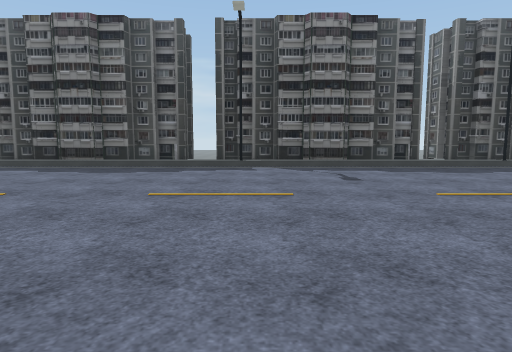
[1] (above)

24 first-person views from a walk through a Unity game level. The camera is 1.3 m above the floor, tilts 6° down and sees 75° across. The floor is counted in squares, 2 m on a side. Each view is taken from the middle of a square. On the plan, view 1 faces up. The plan holds only what a view shows up to about 10 squares ahead; the rest is blank. The place goes on beyond the plan. The player character is not drawn. Some surface patterns are stand-ins.

[2]
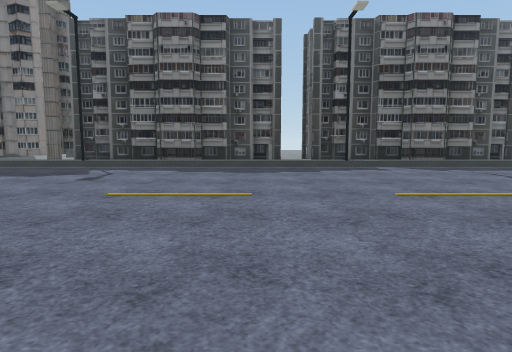

[3]
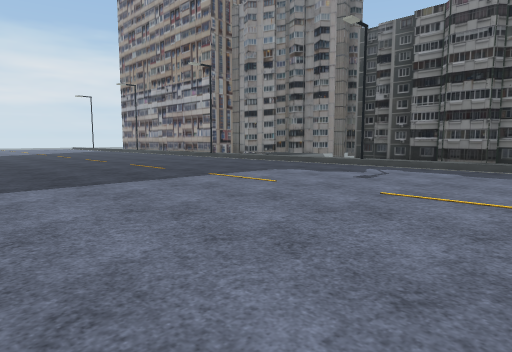

[4]
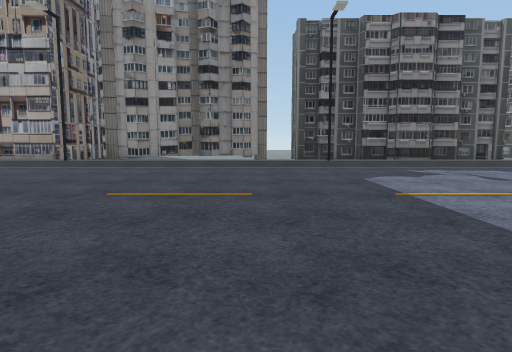

[5]
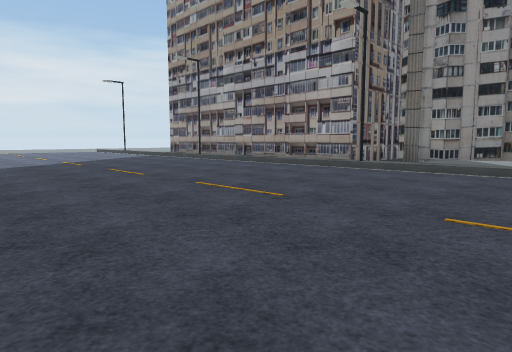

[6]
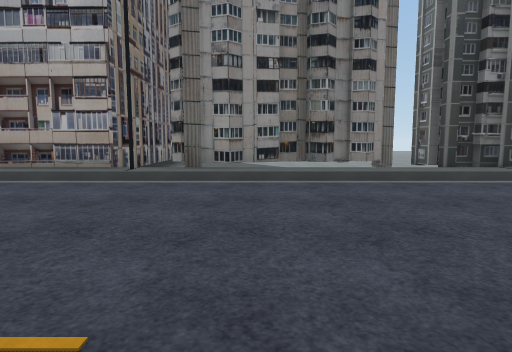

[7]
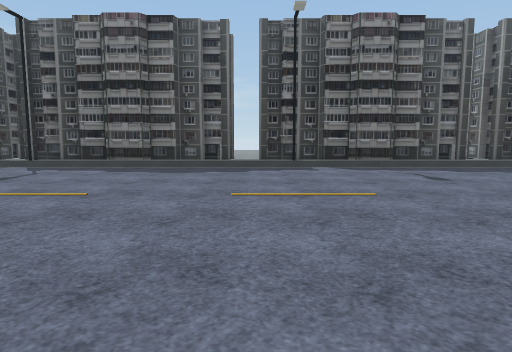

[8]
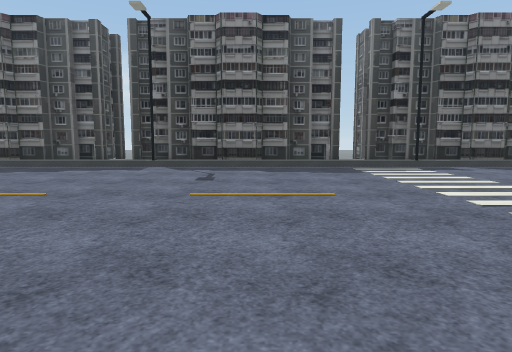

[9]
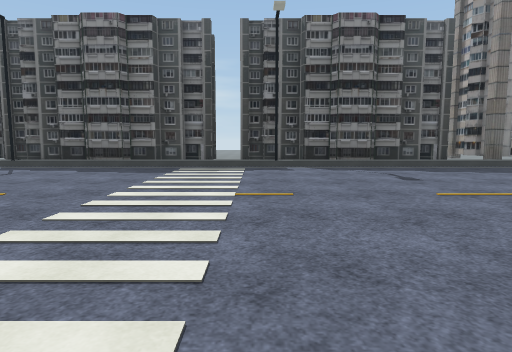

[10]
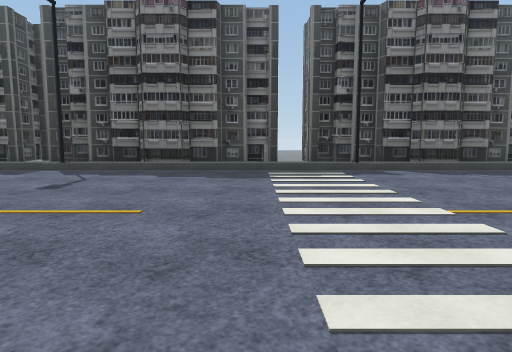

[11]
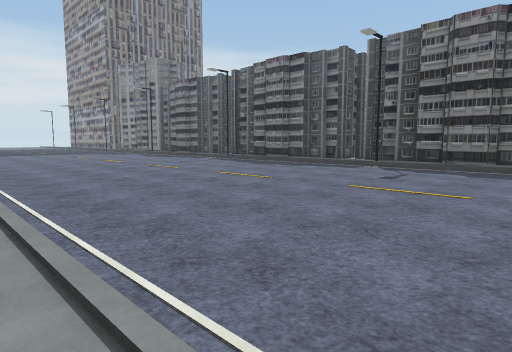

[12]
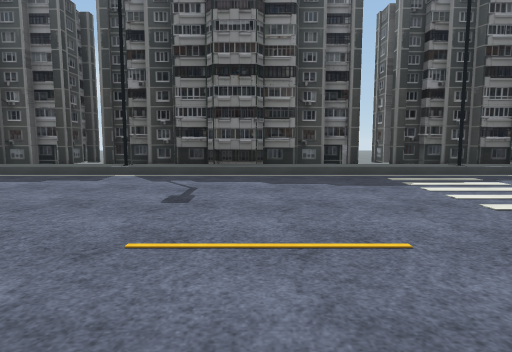

[13]
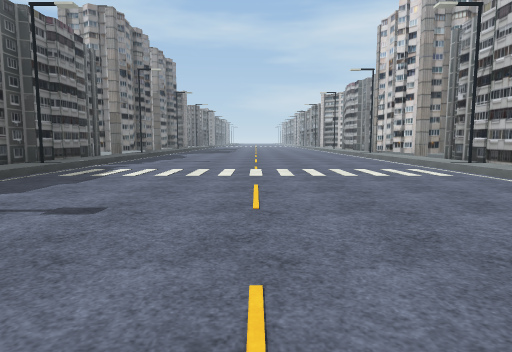

[14]
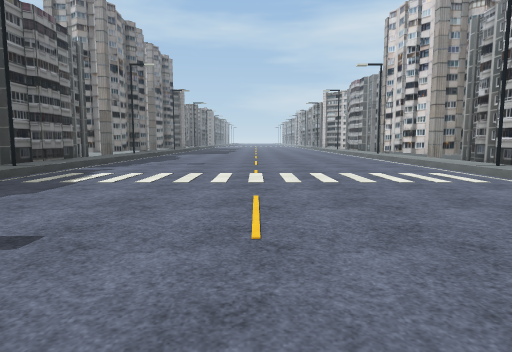

[15]
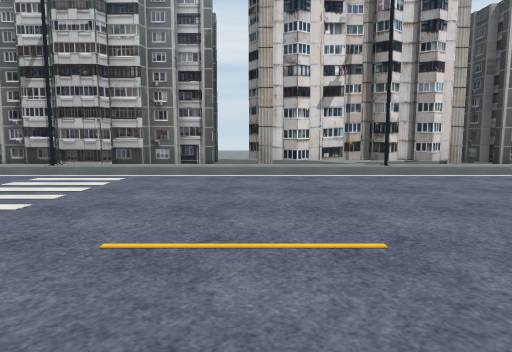

[16]
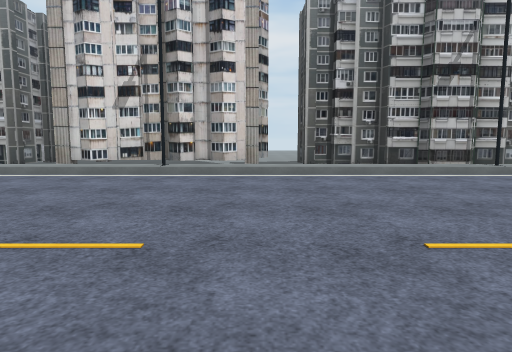

[17]
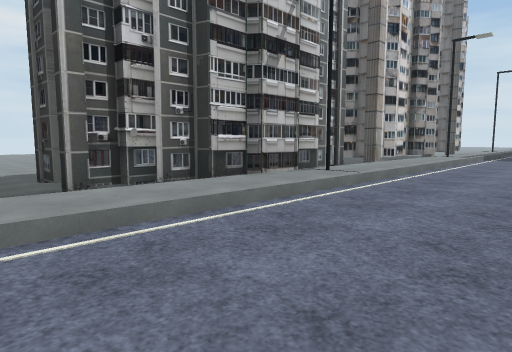

[18]
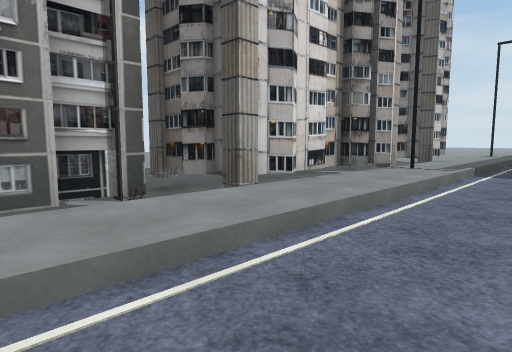

[19]
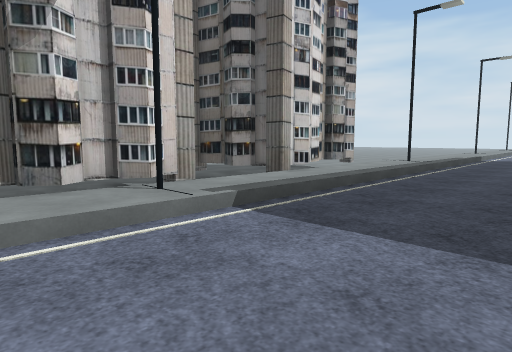

[20]
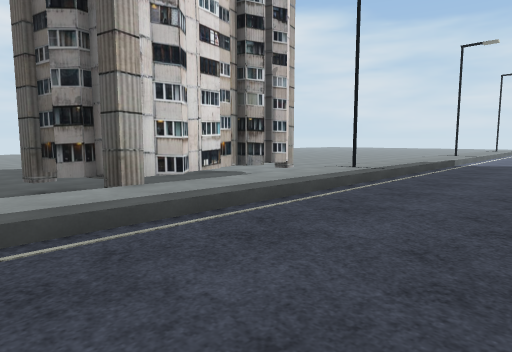

[21]
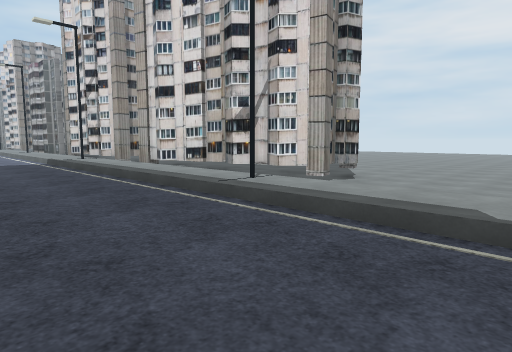

[22]
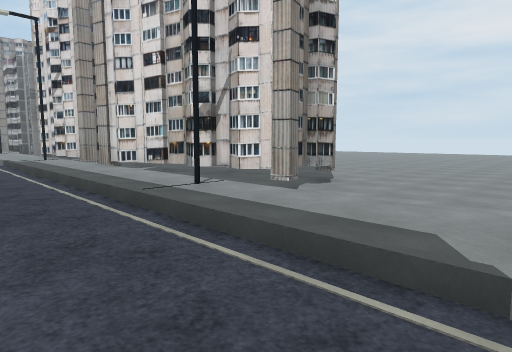

[23]
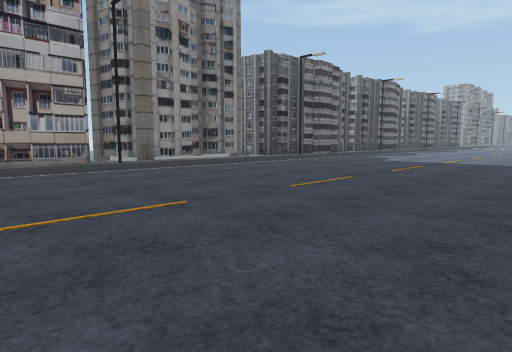

[24]
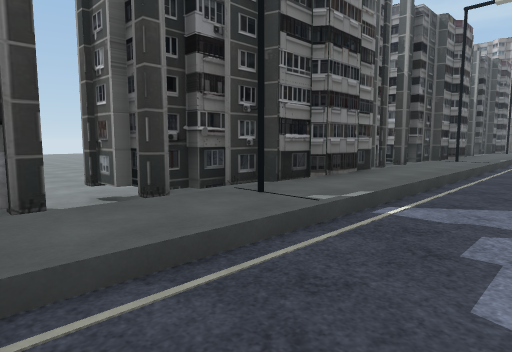

### Floor plan
Key: @ floor where view 1 was taken; # wall or solid block; x gap in a wall; . main floor; : floor 0.25 m higher than the main floor; - floor 0.5 m lower than the main floor; O other object.
Columns run from 19 left of view 1 to 19 right of it. Each row starts with its distance up from view 1.
 17                   --
 16                   --
 15                   --
 14                   -
 13    #             --
 12    #       #     -#     #        #
 11    ####### ##   #-#     ##       #
 10  ######----O#### x #####  #####   ####
  9  ::::::::::::::::::::::::::::::::::::
  8  ......................................
  7 .......................................
  6 .......................................
  5 ......................................
  4 .....................................
  3 .....................................
  2 .....................................
  1 .....................................
  0 ...................@.................
 -1 :::::::::::::::::::::::::::::::::::::
 -2 ::::O :##:######: #O## :##O###: ####
 -3     #######    #-#    #-#    ###
 -4  ---#   ##     #-     #-#     #
 -5  ---#   --------      --
 -6  ---------  ----      --
 -7  ------ --   --       --
 -8  -----  --            --
 -9  ----   --            --
-10  ---

Where each view was taken, in squares from view 1:
view 1: 0 up, 0 right, facing up
view 2: 0 up, 3 left, facing up
view 3: 0 up, 3 left, facing up-left
view 4: 0 up, 10 left, facing up
view 5: 1 up, 11 left, facing up-left
view 6: 3 up, 13 left, facing up
view 7: 0 up, 6 right, facing up
view 8: 0 up, 10 right, facing up
view 9: 0 up, 14 right, facing up
view 10: 1 up, 12 right, facing up
view 11: 1 down, 12 right, facing up-left
view 12: 2 up, 10 right, facing up
view 13: 4 up, 6 right, facing right
view 14: 4 up, 7 right, facing right
view 15: 6 up, 10 right, facing down
view 16: 6 up, 5 right, facing down
view 17: 2 up, 5 right, facing down-left
view 18: 1 up, 1 left, facing down-left
view 19: 2 up, 6 left, facing down-left
view 20: 2 up, 9 left, facing down-left
view 21: 2 up, 19 left, facing down-right
view 22: 1 up, 19 left, facing down-right
view 23: 1 up, 19 left, facing up-right
view 24: 7 up, 3 left, facing up-right
